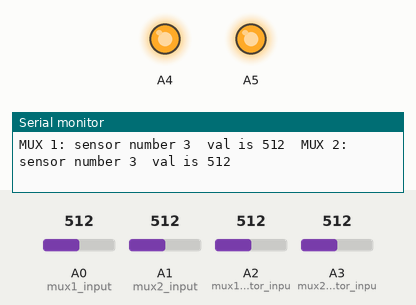
The sketch below on a simulated Arduino Uno, built with avr-gcc and run on an emulated ATmega328P. On the bench: output pins drawn as LEDs (lit = HIGH), the last lines printed to the serial monitor. Inputs (shaded band) come from the test bench; at power-on: A0 (mux1_input) = 512, A1 (mux2_input) = 512, A2 (mux1_sensor_selector_inpu) = 512, A3 (mux2_sensor_selector_inpu) = 512. Pins used as bus, display or sensor lines are not drawn.

Above: at 1.2 s.
1.3 s: A0 (mux1_input) set to 135
4.3 s: A0 (mux1_input) set to 117
At 5.5 s:
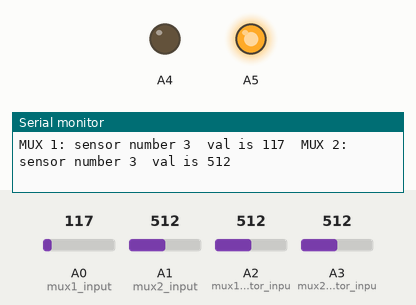
5.8 s: A1 (mux2_input) set to 141
8.8 s: A1 (mux2_input) set to 116
At 9.8 s:
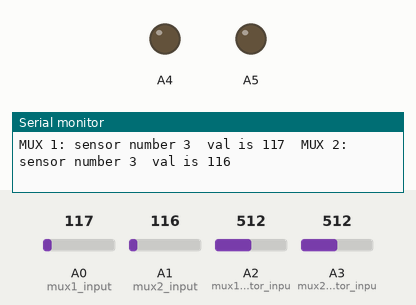
10.3 s: A0 (mux1_input) set to 306
At 11.2 s:
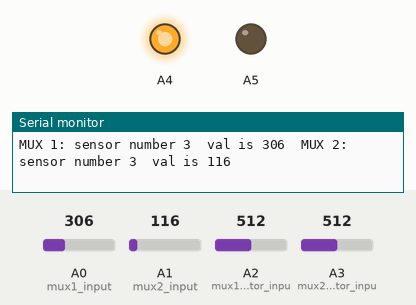
11.8 s: A1 (mux2_input) set to 306
At 12.6 s:
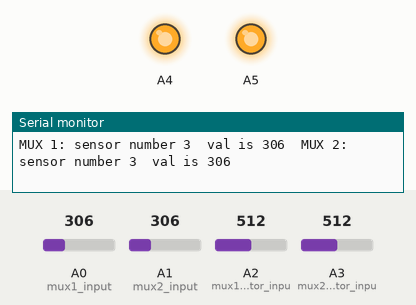
Timing chart, 0 to 14.8 s (numbered marks = the images above; inputs shaded):
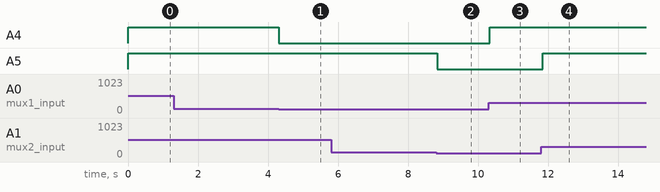

The sketch:

sensor_station_MUX.ino
```cpp
/*
Sensor Station plus MUX
Casey Anderson, 2015

Based on this help doc: http://playground.arduino.cc/Learning/4051

 */

//version 1 works

int r0 = 0;
int r1 = 0;
int r2 = 0;

int  r3 = 0;
int  r4 = 0;
int  r5 = 0;

int mux1, sensorValue1, which1;
int mux2, sensorValue2, which2;

void setup() {

  pinMode(A0, INPUT);       // mux1 input
  pinMode(A1, INPUT);       // mux2 input

  pinMode(A2, INPUT);       // mux1 sensor selector input
  pinMode(A3, INPUT);       // mux2 sensor selector input

  //ino to mux 1 (changes what input shows up at 4051 output, attached to A0)
  pinMode(2, OUTPUT);    // s0
  pinMode(3, OUTPUT);    // s1
  pinMode(4, OUTPUT);    // s2

  //ino to mux 2 (changes what input shows up at 4051 output, attached to A1)
  pinMode(5, OUTPUT);    // s0
  pinMode(6, OUTPUT);    // s1
  pinMode(7, OUTPUT);    // s2

  // //output LEDs
  pinMode( A4, OUTPUT );
  pinMode( A5, OUTPUT );


  Serial.begin (9600);    // this is maybe too high?
}

void loop () {

  sensorValue1 = analogRead(A2);
  sensorValue2 = analogRead(A3);

  which1 = map(sensorValue1, 0, 1023, 0, 7);
  which2 = map(sensorValue2, 0, 1023, 0, 7);

  // select the bit (MUX1)
  r0 = bitRead(which1, 0);
  r1 = bitRead(which1, 1);
  r2 = bitRead(which1, 2);

  // select the bit (MUX2)
  r3 = bitRead(which2, 0);
  r4 = bitRead(which2, 1);
  r5 = bitRead(which2, 2);

  // write the bit (MUX1)
  digitalWrite(2, r0);
  digitalWrite(3, r1);
  digitalWrite(4, r2);

  // write the bit (MUX2)
  digitalWrite(5, r3);
  digitalWrite(6, r4);
  digitalWrite(7, r5);

  mux1 = analogRead(A0);     // MUX1 ouputs here
  mux2 = analogRead(A1);     // MUX2 ouputs here

  // LED output
  analogWrite(A4, mux1);
  analogWrite(A5, mux2);

  Serial.print("MUX 1: sensor number ");
  Serial.print(which1);
  Serial.print('\t');
  Serial.print("val is ");
  Serial.print(mux1);
  Serial.print('\t');
  Serial.print("MUX 2: sensor number ");
  Serial.print(which2);
  Serial.print('\t');
  Serial.print("val is ");
  Serial.println(mux2);

  delay(2);
}
```

Measured:
- the behaviour switches between 128 and 127 on A0 (mux1_input) (found by bisection; images 0 and 1)
- the behaviour switches between 128 and 127 on A1 (mux2_input) (found by bisection; images 1 and 2)
- after the input at 4.3 s, A4: HIGH → LOW at once
- after the input at 8.8 s, A5: HIGH → LOW at once
- after the input at 10.3 s, A4: LOW → HIGH at once
- after the input at 11.8 s, A5: LOW → HIGH after 0.05 s
